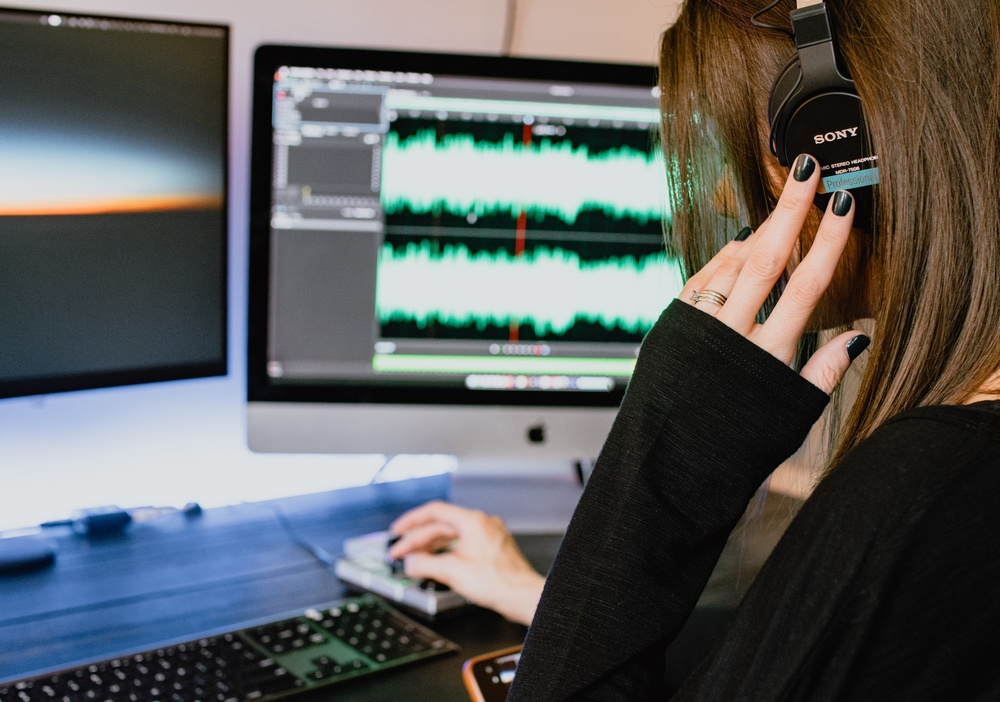
#> input picture img.jpg, 1000 x 702 px, shrunk from 5285 x 3712 before the run
$ python img_process.py
#> lines starting #> are read from the running program, lines starting #| are printed output that depends on the picture; after the words box and inside, x2 and y2 are one past the last pixel; in counts of white or black regions, pixels touching at a corner belong together
#> in main, img is the input picture: shape (702, 1000, 3); mean B, G, R 93.5, 93.9, 92.2
import cv2
import numpy as np
import argparse

parser = argparse.ArgumentParser(description='ImgProcess')
parser.add_argument("--image", type=str, default="img.jpg")
parser.add_argument("--edge_min", type=int, default=30)
parser.add_argument("--edge_max", type=int, default=150)
parser.add_argument("--minLineLength", type=int, default=10)
parser.add_argument("--maxLineGap", type=int, default=10)
parser.add_argument("--line_th", type=int, default=10)
args = parser.parse_args()


def extract_edge(img, edge_min=60, edge_max=150):
#> called with edge_min = 30, edge_max = 150
   img_gray = cv2.cvtColor(img,cv2.COLOR_BGR2GRAY)
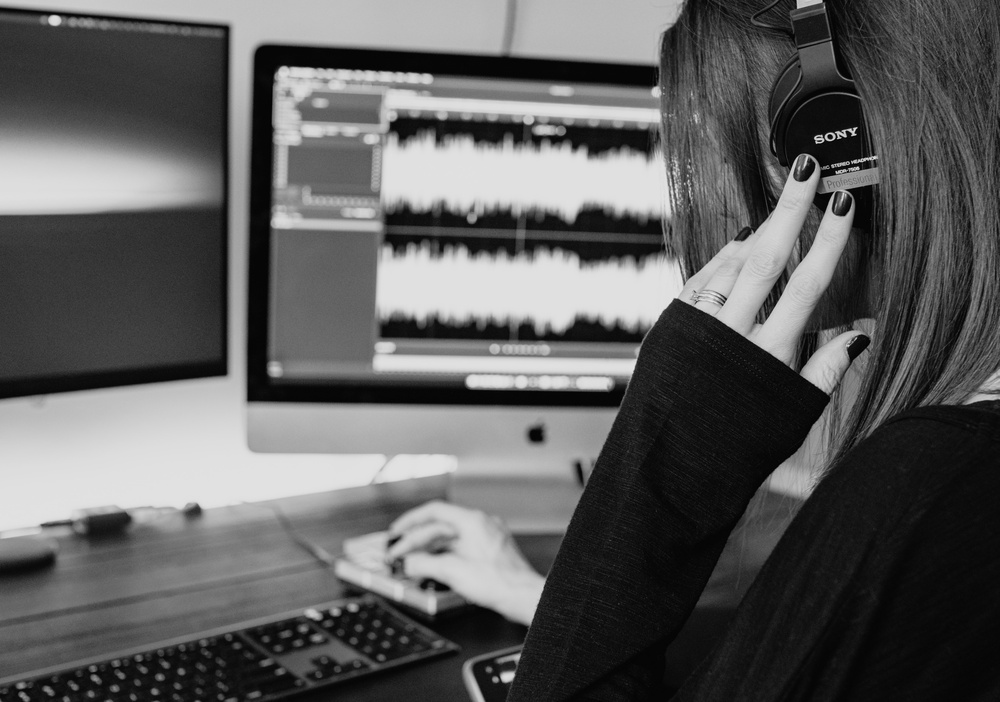
#> img_gray: shape (702, 1000); min 0, max 232, mean 93.3
   img_edges = cv2.Canny(img_gray, edge_min, edge_max)
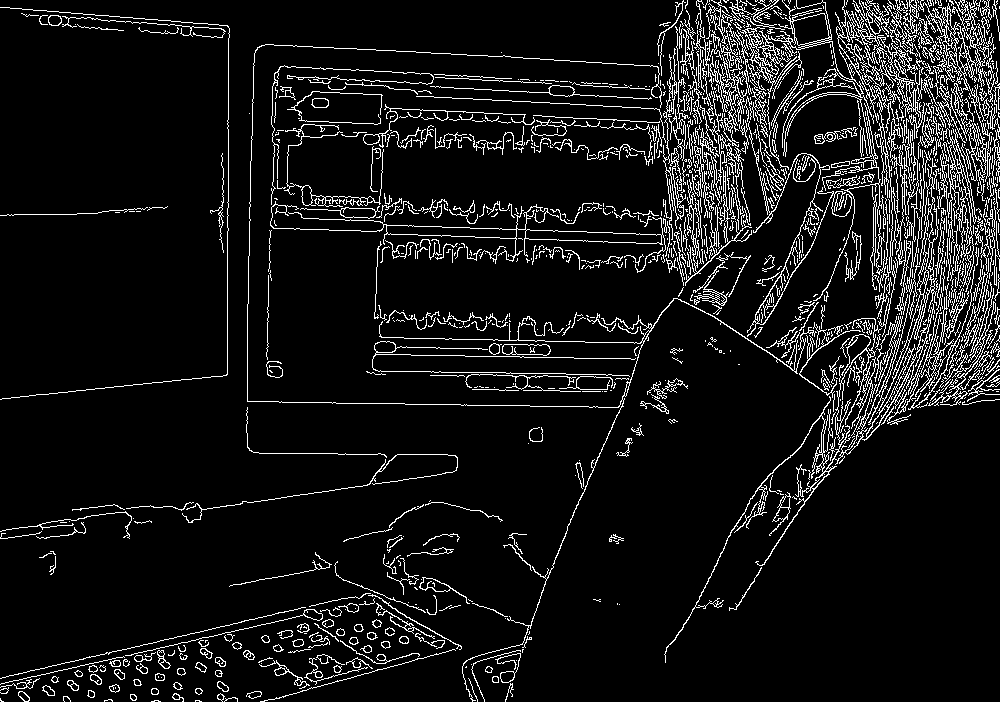
#> img_edges: shape (702, 1000); 8.3% white in thin lines or dots
   return img_edges

def extract_line(img, line_th=10, minLineLength=100, maxLineGap=10):
   # print(f"img shape: {img.shape}")
#> called with line_th = 10, minLineLength = 10, maxLineGap = 10
   black_img = np.zeros(img.shape, np.uint8)
   # print(f"black img shape: {black_img.shape}")

   lines = cv2.HoughLinesP(img,1,np.pi/180,line_th,minLineLength,maxLineGap)
#> lines = 133 rows, first 6: [498, 340, 516, 340], [936, 211, 936, 221], [810, 154, 819, 164], [538, 239, 557, 240], [802, 44, 819, 40], [349, 208, 372, 208]

   for line in lines:
      x1,y1,x2,y2 = line[0]
      cv2.line(black_img,(x1,y1),(x2,y2),(255,255,255),2)
#> this loop made 133 passes
#> (x1, y1, x2, y2) on passes 1 to 12: (498, 340, 516, 340), (936, 211, 936, 221), (810, 154, 819, 164), (538, 239, 557, 240), (802, 44, 819, 40), (349, 208, 372, 208), (839, 256, 846, 242), (434, 74, 444, 74), (891, 135, 891, 122), (364, 85, 383, 85), (918, 346, 920, 336), (281, 612, 300, 608)
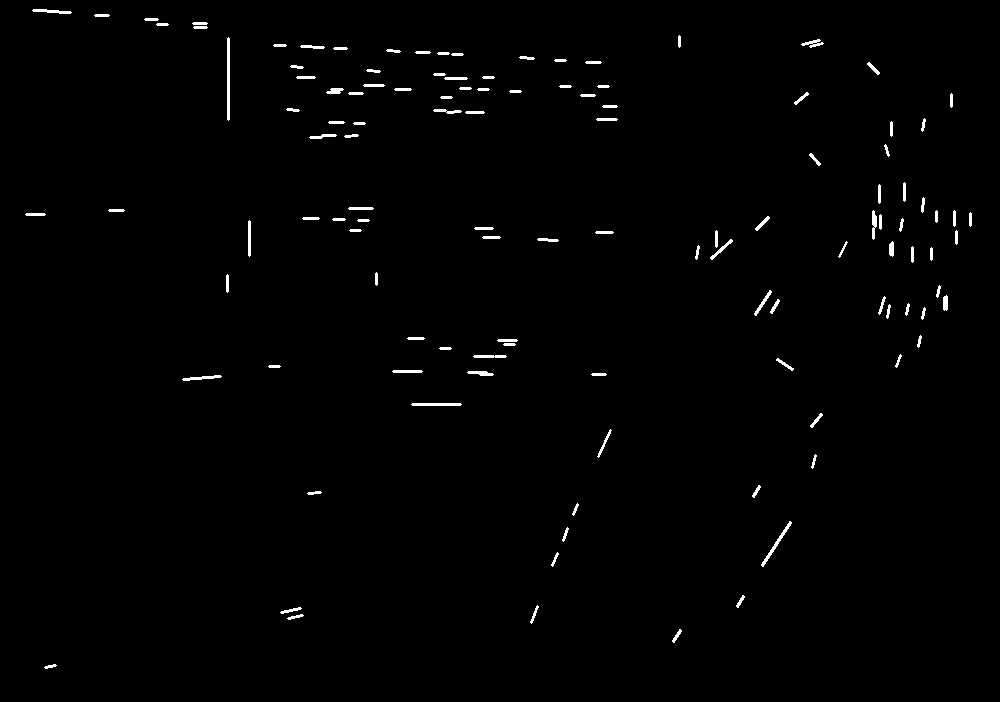
#> black_img: shape (702, 1000); 0.94% white; 121 white regions, largest, box (x1, y1, x2, y2) and area: (227, 37, 230, 121) 248, (761, 521, 792, 567) 178, (411, 403, 462, 406) 149
   return black_img


def main():
   img = cv2.imread(args.image)

   img_edge = extract_edge(img, edge_min=args.edge_min, edge_max=args.edge_max)
   cv2.imwrite(f'img_edgeMin{args.edge_min}_edgeMax{args.edge_max}.jpg',img_edge)
   img_line = extract_line(img_edge, line_th=args.line_th, minLineLength=args.minLineLength, maxLineGap=args.maxLineGap)

   cv2.imwrite(f'img_line_th{args.line_th}_lineMin{args.minLineLength}_MaxGap{args.maxLineGap}.jpg',img_line)


if __name__=="__main__":
   main()
